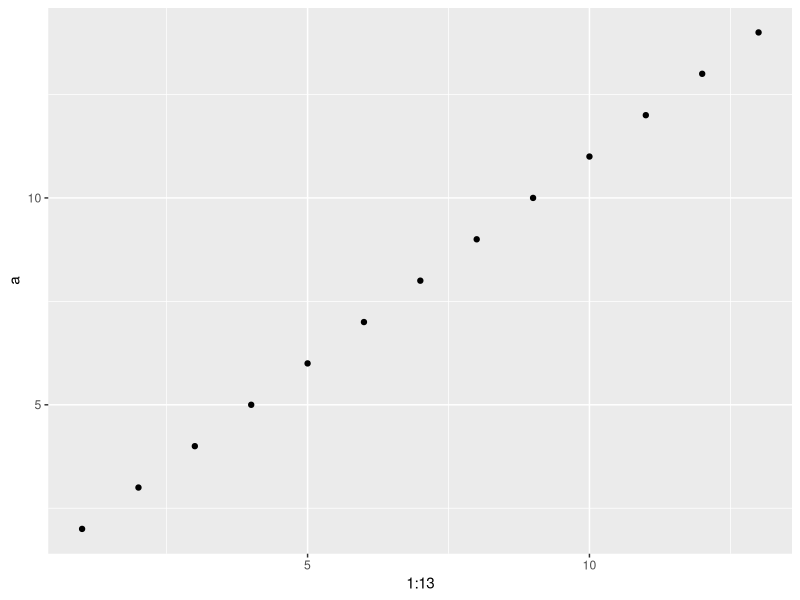
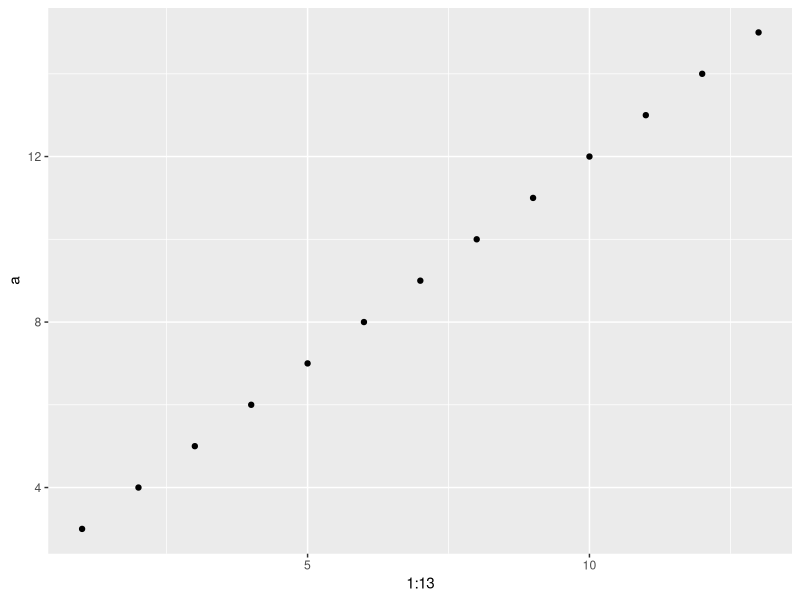
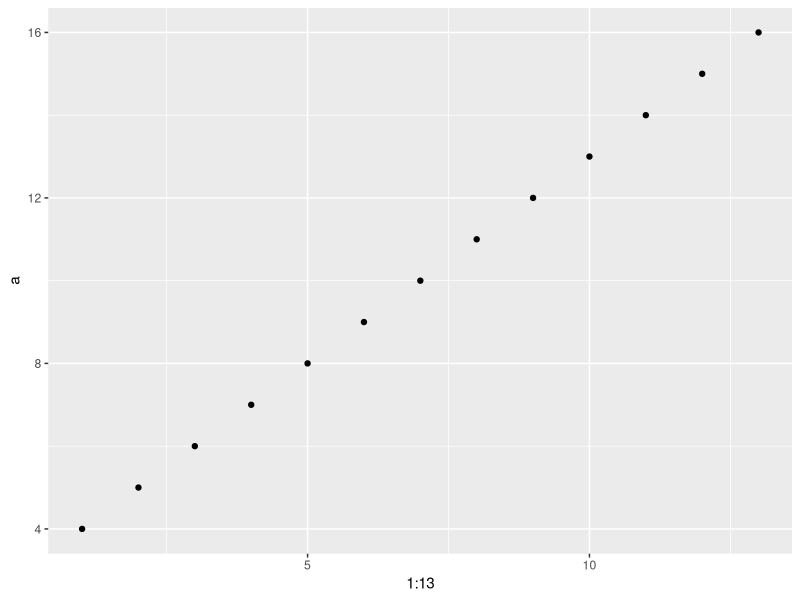
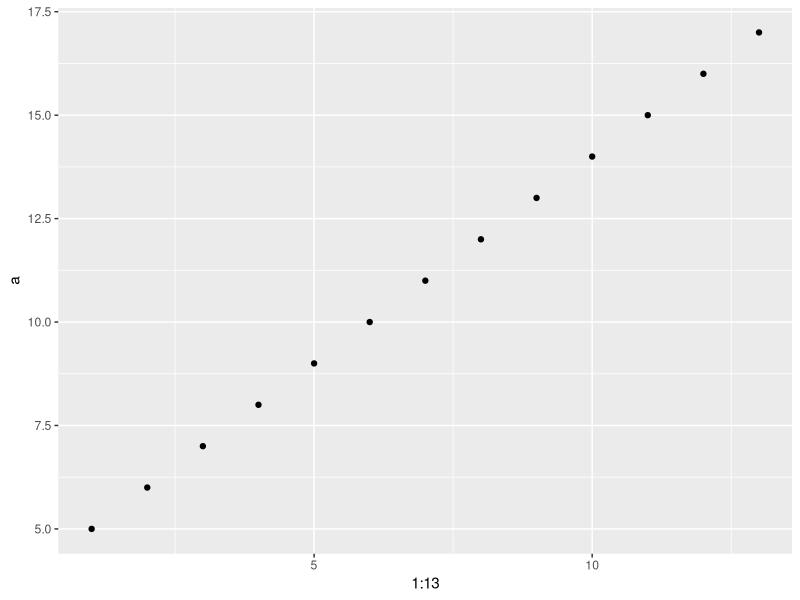
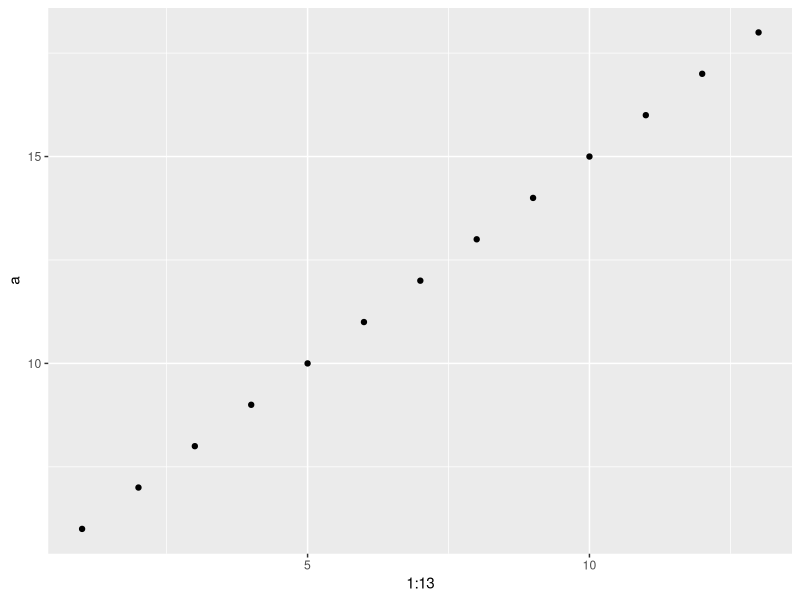
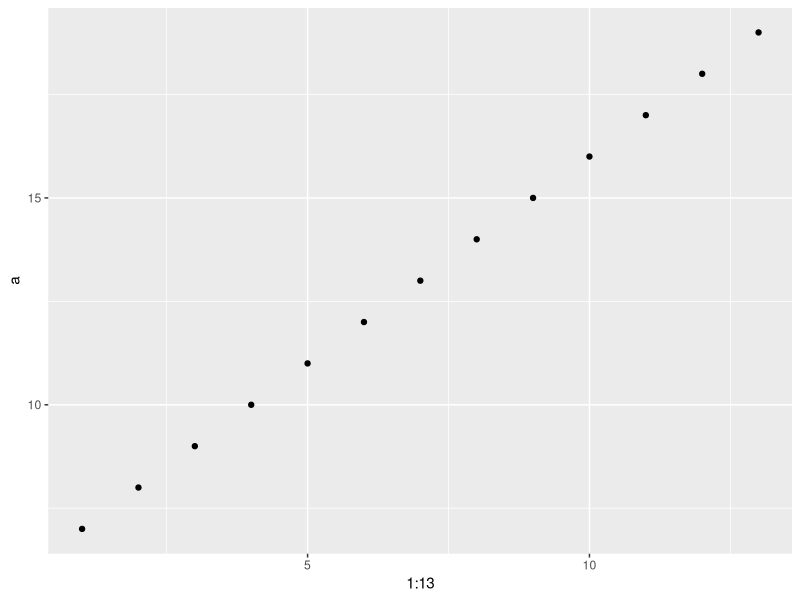
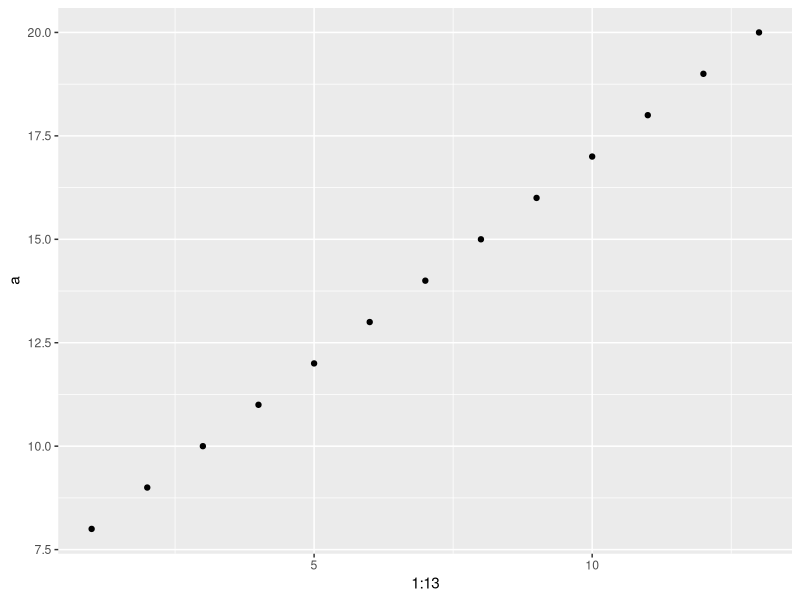
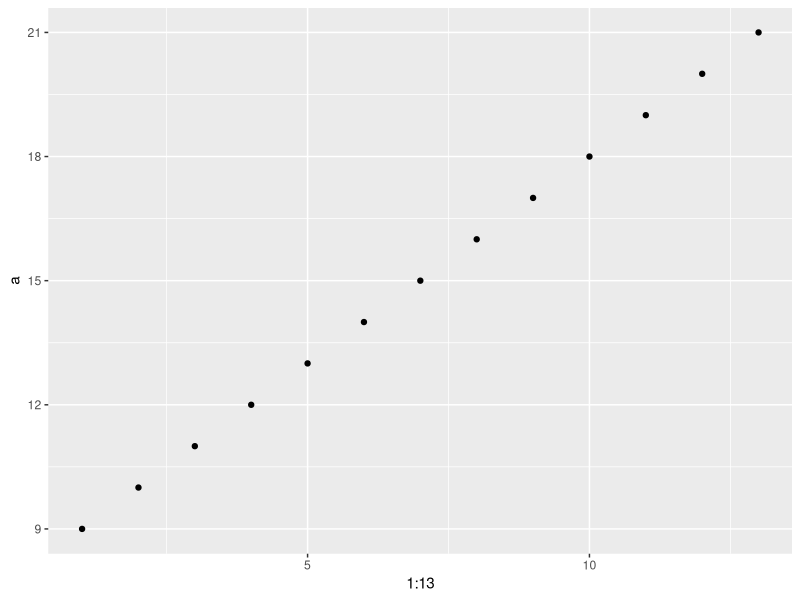

Write R code to recreate these figures, in order.
library(gridExtra)
library(ggplot2)
library(dplyr)

temp_list <- list() 

for(i in 1:12){
  
  a <- 1:13+i
  
  print(a)
  
  temp_plot <- ggplot2::ggplot(data=NULL,aes(x=1:13, y=a)) + 
    ggplot2::geom_point()
  
  print(temp_plot)
  
  temp_list <- append(temp_list, list(temp_plot), after = length(temp_list))
  
  
}

grid <- grid.arrange(grobs=temp_list)

